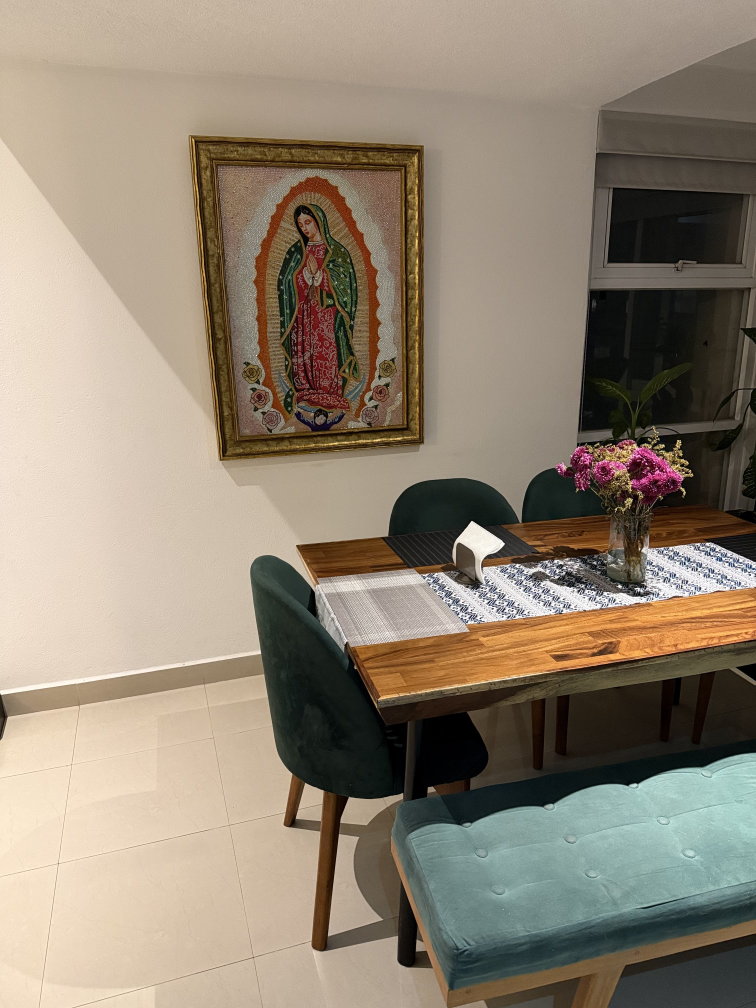
#> input picture data/original/IMG01.jpg, 3024 x 4032 px (shown at 1/4 size); its folder holds 3 pictures in this run
$ jupyter execute --allow-errors 02_registro_imagenes_comedor.ipynb   (shell and % lines are left out)
#> lines starting #> are read from the running program, lines starting #| are printed output that depends on the picture
# Parte 2: Registro de Imágenes del Comedor con Pyramid Stitching
## Visión por Computador 3009228
### Universidad Nacional de Colombia - Facultad de Minas

**Objetivos:**
1. Implementar registro de múltiples imágenes usando algoritmo de Image Pyramid
2. Validar con los 3 detectores (SIFT, ORB, AKAZE)
3. Comparar resultados entre detectores
4. Generar panorámicas y métricas de comparación
5. Visualizar resultados y análisis comparativo

[cell 1]
# Importar bibliotecas
import numpy as np
import cv2
import matplotlib.pyplot as plt
from pathlib import Path
import sys
import time
import pandas as pd
import seaborn as sns

# Add parent directory to path for notebooks
notebook_path = Path().resolve()
parent_dir = notebook_path.parent
sys.path.insert(0, str(parent_dir))

#> (the rest of this cell did not finish here and is left out)

## 1. Cargar Imágenes del Comedor

[cell 2]
# Cargar imágenes del directorio original
data_dir = Path(parent_dir / 'data' / 'original')
image_files = sorted(list(data_dir.glob('*.jpg')))

print(f"Encontradas {len(image_files)} imágenes:")
for img_file in image_files:
    print(f"  - {img_file.name}")

# Cargar imágenes
images = []
for img_file in image_files:
    img = cv2.imread(str(img_file))
#> img is the input picture: shape (4032, 3024, 3); mean B, G, R 116, 132.8, 145.2
    if img is not None:
        images.append(img)
        print(f"  ✓ Cargada: {img_file.name} - Shape: {img.shape}")
#|   ✓ Cargada: IMG01.jpg - Shape: (4032, 3024, 3)
    else:
        print(f"  ✗ Error al cargar: {img_file.name}")

print(f"\nTotal de imágenes cargadas: {len(images)}")
#| Total de imágenes cargadas: 3

# Visualizar imágenes originales
fig, axes = plt.subplots(1, len(images), figsize=(20, 6))
for i, img in enumerate(images):
    axes[i].imshow(cv2.cvtColor(img, cv2.COLOR_BGR2RGB))
    axes[i].set_title(f'Imagen {i+1}\n{img.shape[1]}x{img.shape[0]}', fontsize=12)
    axes[i].axis('off')
#> this loop made 3 passes
plt.tight_layout()
plt.show()
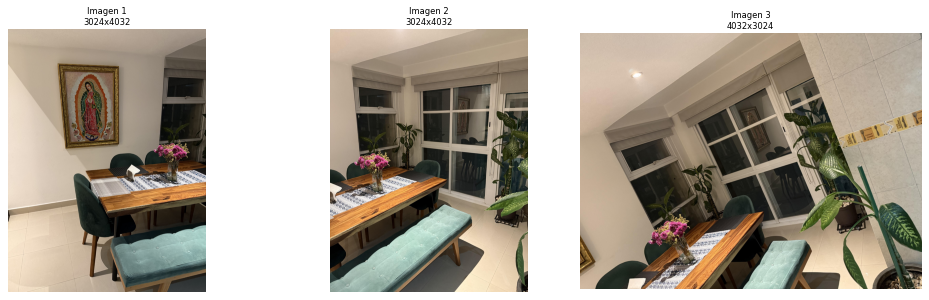
#> figure drawn by matplotlib, 3 panels

## 2. Función para Evaluar Stitching con Diferentes Detectores

[cell 3]
# [60 lines left out: function evaluate_stitcher, not called in this run]

# Función auxiliar para contar estadísticas de stitching por pares
def count_pair_statistics(images, detector_type='SIFT', ratio_threshold=0.75):
    """
    Cuenta keypoints, matches e inliers para pares de imágenes
    """
    detector = FeatureDetector(detector_type=detector_type)
    matcher = FeatureMatcher(detector_type=detector_type, ratio_threshold=ratio_threshold)

    total_keypoints = 0
    total_matches = 0
    total_inliers = 0

    # Contar para cada par de imágenes consecutivas
    for i in range(len(images) - 1):
        img1 = images[i]
        img2 = images[i + 1]

        # Convertir a escala de grises si es necesario
        if len(img1.shape) == 3:
            gray1 = cv2.cvtColor(img1, cv2.COLOR_BGR2GRAY)
        else:
            gray1 = img1

        if len(img2.shape) == 3:
            gray2 = cv2.cvtColor(img2, cv2.COLOR_BGR2GRAY)
        else:
            gray2 = img2

        # Detectar características
        kp1, desc1 = detector.detect_and_compute(gray1)
        kp2, desc2 = detector.detect_and_compute(gray2)

        if desc1 is not None and desc2 is not None:
            total_keypoints += len(kp1) + len(kp2)

            # Emparejar
            matches = matcher.match_features(desc1, desc2)
            total_matches += len(matches)

            # Estimar homografía para contar inliers
            if len(matches) >= 4:
                H, mask = matcher.estimate_transform(kp1, kp2, matches)
                if mask is not None:
                    total_inliers += np.sum(mask)

    return {
        'total_keypoints': total_keypoints,
        'total_matches': total_matches,
        'total_inliers': total_inliers
    }

## 3. Evaluar con los 3 Detectores

[cell 4]
# Lista de detectores a evaluar
detectors = ['SIFT', 'ORB', 'AKAZE']
results = []

# Evaluar cada detector
#> (the rest of this cell did not finish here and is left out)

## 4. Visualizar Panorámicas Generadas

[cell 5]
# Visualizar todas las panorámicas generadas
successful_results = [r for r in results if r['success']]
num_successful = len(successful_results)

if num_successful > 0:
    fig, axes = plt.subplots(1, len(results), figsize=(20, 8))
    if len(results) == 1:
        axes = [axes]

    for i, result in enumerate(results):
        if result['success']:
            panorama = result['panorama']
            axes[i].imshow(cv2.cvtColor(panorama, cv2.COLOR_BGR2RGB))
            axes[i].set_title(f"{result['detector']}\n"
                             f"Tiempo: {result['time_seconds']:.2f}s\n"
                             f"Tamaño: {panorama.shape[1]}x{panorama.shape[0]}",
                             fontsize=12, fontweight='bold')
            axes[i].axis('off')
        else:
            axes[i].text(0.5, 0.5, f"{result['detector']}\nStitching Falló",
                        ha='center', va='center', fontsize=14, color='red')
            axes[i].axis('off')

    plt.suptitle('Comparación de Panorámicas por Detector', fontsize=16, fontweight='bold', y=1.02)
    plt.tight_layout()
    plt.show()
else:
    print("⚠️ No se generaron panorámicas exitosas con ningún detector")

## 5. Análisis Comparativo de Métricas

[cell 6]
# Crear DataFrame con resultados comparativos
comparison_data = []
for r in results:
    if r['success']:
        comparison_data.append({
            'detector': r['detector'],
            'success': r['success'],
            'time_seconds': r['time_seconds'],
            'panorama_shape': f"{r['panorama_shape'][1]}x{r['panorama_shape'][0]}",
            'total_keypoints': r['total_keypoints'],
            'total_matches': r['total_matches'],
            'total_inliers': r['total_inliers'],
            'time_formatted': f"{r['time_seconds']:.2f}s"
        })

if len(comparison_data) > 0:
    df_comparison = pd.DataFrame(comparison_data)
    print("\n" + "="*60)
    print("TABLA COMPARATIVA DE DETECTORES")
    print("="*60)
    print(df_comparison.to_string(index=False))

    # Visualizar comparación de métricas
    fig, axes = plt.subplots(2, 2, figsize=(16, 12))

    # 1. Tiempo de ejecución
    axes[0, 0].bar(df_comparison['detector'], df_comparison['time_seconds'],
                   color=['#1f77b4', '#ff7f0e', '#2ca02c'][:len(df_comparison)])
    axes[0, 0].set_title('Tiempo de Ejecución', fontsize=14, fontweight='bold')
    axes[0, 0].set_ylabel('Tiempo (segundos)')
    axes[0, 0].grid(axis='y', alpha=0.3)
    for i, v in enumerate(df_comparison['time_seconds']):
        axes[0, 0].text(i, v + max(df_comparison['time_seconds'])*0.02, f'{v:.2f}s', ha='center', va='bottom')

    # 2. Total de keypoints
    axes[0, 1].bar(df_comparison['detector'], df_comparison['total_keypoints'],
                   color=['#1f77b4', '#ff7f0e', '#2ca02c'][:len(df_comparison)])
    axes[0, 1].set_title('Total de Keypoints Detectados', fontsize=14, fontweight='bold')
    axes[0, 1].set_ylabel('Número de Keypoints')
    axes[0, 1].grid(axis='y', alpha=0.3)
    for i, v in enumerate(df_comparison['total_keypoints']):
        axes[0, 1].text(i, v + max(df_comparison['total_keypoints'])*0.01,
                        f'{v:,}', ha='center', va='bottom', fontsize=9)

    # 3. Total de matches
    axes[1, 0].bar(df_comparison['detector'], df_comparison['total_matches'],
                   color=['#1f77b4', '#ff7f0e', '#2ca02c'][:len(df_comparison)])
    axes[1, 0].set_title('Total de Matches Encontrados', fontsize=14, fontweight='bold')
    axes[1, 0].set_ylabel('Número de Matches')
    axes[1, 0].grid(axis='y', alpha=0.3)
    for i, v in enumerate(df_comparison['total_matches']):
        axes[1, 0].text(i, v + max(df_comparison['total_matches'])*0.01,
                        f'{v:,}', ha='center', va='bottom', fontsize=9)

    # 4. Total de inliers
    axes[1, 1].bar(df_comparison['detector'], df_comparison['total_inliers'],
                   color=['#1f77b4', '#ff7f0e', '#2ca02c'][:len(df_comparison)])
    axes[1, 1].set_title('Total de Inliers (RANSAC)', fontsize=14, fontweight='bold')
    axes[1, 1].set_ylabel('Número de Inliers')
    axes[1, 1].grid(axis='y', alpha=0.3)
    for i, v in enumerate(df_comparison['total_inliers']):
        axes[1, 1].text(i, v + max(df_comparison['total_inliers'])*0.01,
                        f'{v:,}', ha='center', va='bottom', fontsize=9)

    plt.suptitle('Comparación de Métricas entre Detectores', fontsize=16, fontweight='bold', y=0.995)
    plt.tight_layout()
    plt.show()
else:
    print("⚠️ No hay resultados exitosos para comparar")

## 6. Guardar Resultados

[cell 7]
# Crear directorios de resultados
output_dir = Path(parent_dir / 'results' / 'panoramic')
output_dir.mkdir(exist_ok=True, parents=True)

# Guardar panorámicas individuales
print("\nGuardando panorámicas...")
for result in results:
    if result['success']:
        panorama_path = output_dir / f'panorama_{result["detector"].lower()}_pyramid.jpg'
        cv2.imwrite(str(panorama_path), result['panorama'])
        print(f"  ✓ Guardada: {panorama_path}")

# Guardar tabla comparativa solo si hay resultados exitosos
# Recrear comparison_data si no existe (de la celda anterior)
if 'comparison_data' not in locals():
    comparison_data = []
    for r in results:
        if r['success']:
            comparison_data.append({
                'detector': r['detector'],
                'success': r['success'],
                'time_seconds': r['time_seconds'],
                'panorama_shape': f"{r['panorama_shape'][1]}x{r['panorama_shape'][0]}",
                'total_keypoints': r['total_keypoints'],
                'total_matches': r['total_matches'],
                'total_inliers': r['total_inliers'],
                'time_formatted': f"{r['time_seconds']:.2f}s"
            })

if len(comparison_data) > 0:
    comparision_output_dir = Path(parent_dir / 'results/measurements' / 'panoramic')
    comparison_csv_path = comparision_output_dir / 'comparacion_detectores_pyramid.csv'
    df_comparison.to_csv(comparison_csv_path, index=False)
    print(f"\n✓ Tabla comparativa guardada: {comparison_csv_path}")

    # Guardar figura de comparación de panorámicas
    fig, axes = plt.subplots(1, len(results), figsize=(20, 8))
    if len(results) == 1:
        axes = [axes]

    for i, result in enumerate(results):
        if result['success']:
            panorama = result['panorama']
            axes[i].imshow(cv2.cvtColor(panorama, cv2.COLOR_BGR2RGB))
            axes[i].set_title(f"{result['detector']}\n"
                             f"Tiempo: {result['time_seconds']:.2f}s\n"
                             f"Tamaño: {panorama.shape[1]}x{panorama.shape[0]}",
                             fontsize=12, fontweight='bold')
            axes[i].axis('off')
        else:
            axes[i].text(0.5, 0.5, f"{result['detector']}\nStitching Falló",
                        ha='center', va='center', fontsize=14, color='red')
            axes[i].axis('off')

    plt.suptitle('Comparación de Panorámicas por Detector', fontsize=16, fontweight='bold', y=1.02)
    plt.tight_layout()
    comparison_fig_path = output_dir / 'comparacion_panoramas_detectores_pyramid.jpg'
    plt.savefig(comparison_fig_path, dpi=150, bbox_inches='tight')
    print(f"✓ Figura de comparación guardada: {comparison_fig_path}")
    plt.close()

    # Guardar figura de comparación de métricas
    fig, axes = plt.subplots(2, 2, figsize=(16, 12))
    axes[0, 0].bar(df_comparison['detector'], df_comparison['time_seconds'],
                   color=['#1f77b4', '#ff7f0e', '#2ca02c'][:len(df_comparison)])
    axes[0, 0].set_title('Tiempo de Ejecución', fontsize=14, fontweight='bold')
    axes[0, 0].set_ylabel('Tiempo (segundos)')
    axes[0, 0].grid(axis='y', alpha=0.3)
    for i, v in enumerate(df_comparison['time_seconds']):
        axes[0, 0].text(i, v + max(df_comparison['time_seconds'])*0.02, f'{v:.2f}s', ha='center', va='bottom')

    axes[0, 1].bar(df_comparison['detector'], df_comparison['total_keypoints'],
                   color=['#1f77b4', '#ff7f0e', '#2ca02c'][:len(df_comparison)])
    axes[0, 1].set_title('Total de Keypoints Detectados', fontsize=14, fontweight='bold')
    axes[0, 1].set_ylabel('Número de Keypoints')
    axes[0, 1].grid(axis='y', alpha=0.3)
    for i, v in enumerate(df_comparison['total_keypoints']):
        axes[0, 1].text(i, v + max(df_comparison['total_keypoints'])*0.01,
                        f'{v:,}', ha='center', va='bottom', fontsize=9)

    axes[1, 0].bar(df_comparison['detector'], df_comparison['total_matches'],
                   color=['#1f77b4', '#ff7f0e', '#2ca02c'][:len(df_comparison)])
    axes[1, 0].set_title('Total de Matches Encontrados', fontsize=14, fontweight='bold')
    axes[1, 0].set_ylabel('Número de Matches')
    axes[1, 0].grid(axis='y', alpha=0.3)
    for i, v in enumerate(df_comparison['total_matches']):
        axes[1, 0].text(i, v + max(df_comparison['total_matches'])*0.01,
                        f'{v:,}', ha='center', va='bottom', fontsize=9)

    axes[1, 1].bar(df_comparison['detector'], df_comparison['total_inliers'],
                   color=['#1f77b4', '#ff7f0e', '#2ca02c'][:len(df_comparison)])
    axes[1, 1].set_title('Total de Inliers (RANSAC)', fontsize=14, fontweight='bold')
    axes[1, 1].set_ylabel('Número de Inliers')
    axes[1, 1].grid(axis='y', alpha=0.3)
    for i, v in enumerate(df_comparison['total_inliers']):
        axes[1, 1].text(i, v + max(df_comparison['total_inliers'])*0.01,
                        f'{v:,}', ha='center', va='bottom', fontsize=9)

    plt.suptitle('Comparación de Métricas entre Detectores', fontsize=16, fontweight='bold', y=0.995)
    plt.tight_layout()
    metrics_fig_path = output_dir / 'comparacion_metricas_detectores_pyramid.jpg'
    plt.savefig(metrics_fig_path, dpi=150, bbox_inches='tight')
    print(f"✓ Figura de métricas guardada: {metrics_fig_path}")
    plt.close('all')
else:
    print("\n⚠️ No hay resultados exitosos para guardar")
